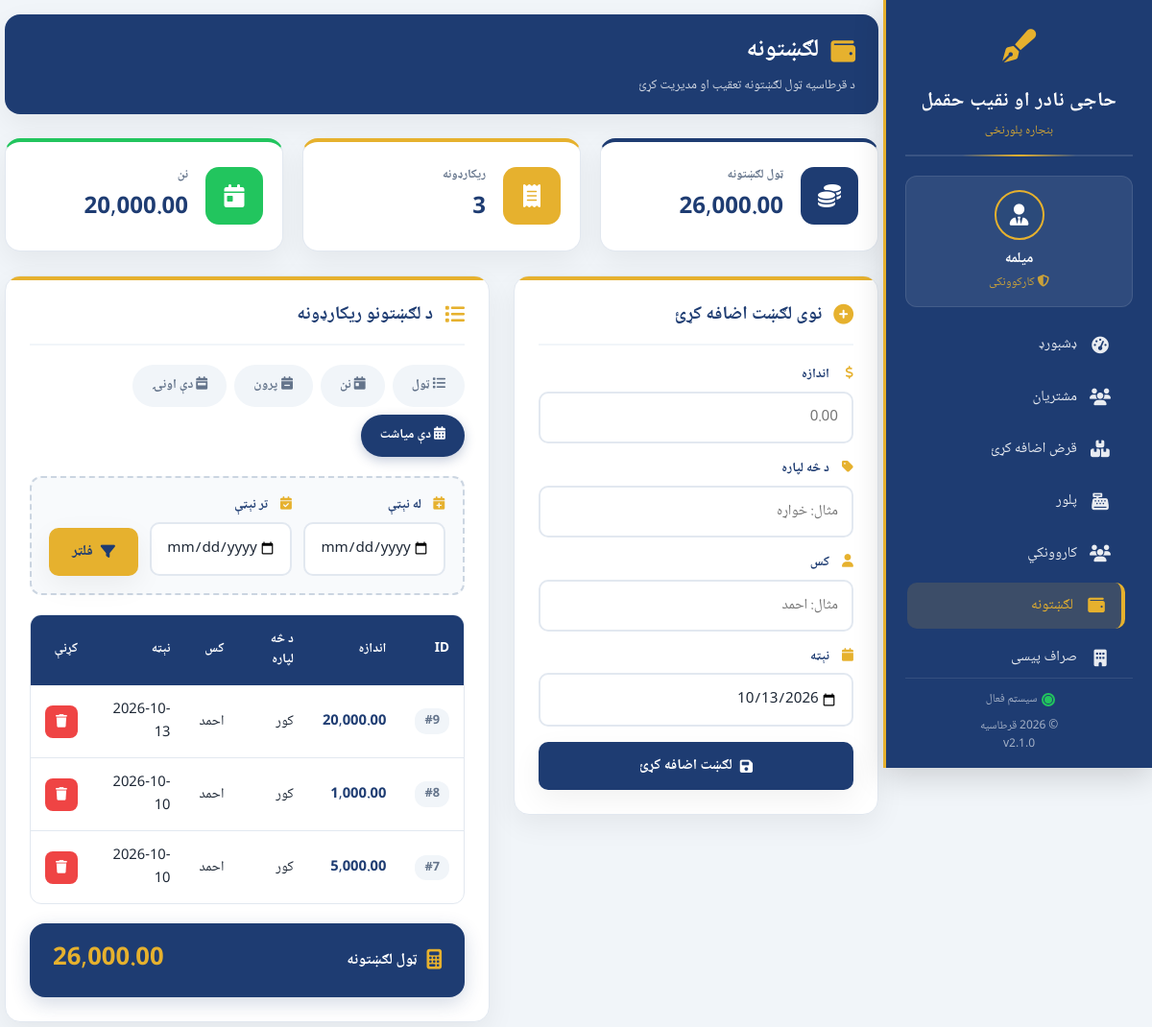
The page /expenses.php?filter=month on the database its author committed.
### tables this page shows
CREATE TABLE `expenses` (
  `id` int(11) NOT NULL AUTO_INCREMENT,
  `amount` decimal(10,2) NOT NULL,
  `used_for` varchar(255) NOT NULL,
  `person` varchar(100) NOT NULL,
  `expense_date` date NOT NULL,
  PRIMARY KEY (`id`)
);

### expenses.php (the view, shortened to what this page needs)
<?php
include "db.php";
$filter = $_GET['filter'] ?? 'all';
$where = "";
if ($filter == "today") {
    $where = "WHERE expense_date = CURDATE()";
} elseif ($filter == "yesterday") {
    $where = "WHERE expense_date = DATE_SUB(CURDATE(), INTERVAL 1 DAY)";
} elseif ($filter == "week") {
    $where = "WHERE YEARWEEK(expense_date, 1) = YEARWEEK(CURDATE(), 1)";
} elseif ($filter == "month") {
    $where = "WHERE YEAR(expense_date) = YEAR(CURDATE())
              AND MONTH(expense_date) = MONTH(CURDATE())";
} elseif ($filter == "custom") {
    $from_date = $_GET['from_date'] ?? '';
    $to_date = $_GET['to_date'] ?? '';
    if (!empty($from_date) && !empty($to_date)) {
        $where = "WHERE expense_date BETWEEN '$from_date' AND '$to_date'";
    }
}
$sql = "SELECT * FROM expenses
        $where
        ORDER BY id DESC";
$result = mysqli_query($conn, $sql);
$total_sql = "SELECT SUM(amount) AS total
              FROM expenses
              $where";
$total_result = mysqli_query($conn, $total_sql);
$total_data = mysqli_fetch_assoc($total_result);
$total = $total_data['total'] ?? 0;
$count_sql = "SELECT COUNT(*) AS cnt FROM expenses $where";
$count_result = mysqli_query($conn, $count_sql);
$count_data = mysqli_fetch_assoc($count_result);
$expense_count = $count_data['cnt'] ?? 0;
$today_sql = "SELECT SUM(amount) AS today_total FROM expenses WHERE expense_date = CURDATE()";
$today_result = mysqli_query($conn, $today_sql);
$today_data = mysqli_fetch_assoc($today_result);
$today_total = $today_data['today_total'] ?? 0;
$today_date = date('Y-m-d');
?>
<!DOCTYPE html>
<html lang="ps" dir="rtl">
<head>
    <link rel="stylesheet" href="https://cdnjs.cloudflare.com/ajax/libs/font-awesome/6.4.0/css/all.min.css">
</head>
<body>
<?php include 'sidebar.php'; ?>
<div class="main-content">
    <div class="page-header">
        <div>
            <h1><i class="fas fa-wallet"></i> لګښتونه</h1>
            <div class="subtitle">د قرطاسیه ټول لګښتونه تعقیب او مدیریت کړئ</div>
        </div>
    </div>
    <div class="stats-grid">
        <div class="stat-card">
            <div class="stat-icon total">
                <i class="fas fa-coins"></i>
            </div>
            <div class="stat-info">
                <h3>ټول لګښتونه</h3>
                <p><?php echo number_format($total, 2); ?></p>
            </div>
        </div>
        <div class="stat-card">
            <div class="stat-icon count">
                <i class="fas fa-receipt"></i>
            </div>
            <div class="stat-info">
                <h3>ریکارډونه</h3>
                <p><?php echo $expense_count; ?></p>
            </div>
        </div>
        <div class="stat-card">
            <div class="stat-icon today">
                <i class="fas fa-calendar-day"></i>
            </div>
            <div class="stat-info">
                <h3>نن</h3>
                <p><?php echo number_format($today_total, 2); ?></p>
            </div>
        </div>
    </div>
    <div class="content-grid">
        <div class="card">
            <div class="card-header">
                <i class="fas fa-plus-circle"></i>
                <h2>نوی لګښت اضافه کړئ</h2>
            </div>
            <form method="POST">
                <div class="form-group">
                    <label><i class="fas fa-dollar-sign"></i> اندازه</label>
                    <input type="number" name="amount" step="0.01" placeholder="0.00" required>
                </div>
                <div class="form-group">
                    <label><i class="fas fa-tag"></i> د څه لپاره</label>
                    <input type="text" name="used_for" placeholder="مثال: خواړه" required>
                </div>
                <div class="form-group">
                    <label><i class="fas fa-user"></i> کس</label>
                    <input type="text" name="person" placeholder="مثال: احمد" required>
                </div>
                <div class="form-group">
                    <label><i class="fas fa-calendar"></i> نېټه</label>
                    <input type="date" name="expense_date" value="<?php echo $today_date; ?>" required>
                </div>
                <button type="submit" name="add_expense" class="btn btn-primary">
                    <i class="fas fa-save"></i> لګښت اضافه کړئ
                </button>
            </form>
        </div>
        <div class="card">
            <div class="card-header">
                <i class="fas fa-list"></i>
                <h2>د لګښتونو ریکارډونه</h2>
            </div>
            <div class="filter-tabs">
                <a href="expenses.php?filter=all" class="<?php echo $filter == 'all' ? 'active' : ''; ?>">
                    <i class="fas fa-list"></i> ټول
                </a>
                <a href="expenses.php?filter=today" class="<?php echo $filter == 'today' ? 'active' : ''; ?>">
                    <i class="fas fa-calendar-day"></i> نن
                </a>
                <a href="expenses.php?filter=yesterday" class="<?php echo $filter == 'yesterday' ? 'active' : ''; ?>">
                    <i class="fas fa-calendar-minus"></i> پرون
                </a>
                <a href="expenses.php?filter=week" class="<?php echo $filter == 'week' ? 'active' : ''; ?>">
                    <i class="fas fa-calendar-week"></i> دې اونۍ
                </a>
                <a href="expenses.php?filter=month" class="<?php echo $filter == 'month' ? 'active' : ''; ?>">
                    <i class="fas fa-calendar-alt"></i> دې میاشت
                </a>
            </div>
            <div class="custom-filter">
                <form method="GET">
                    <div class="custom-row">
                        <div class="form-group">
                            <label><i class="fas fa-calendar-plus"></i> له نېټې</label>
                            <input type="date" name="from_date" required>
                        </div>
                        <div class="form-group">
                            <label><i class="fas fa-calendar-check"></i> تر نېټې</label>
                            <input type="date" name="to_date" required>
                        </div>
                        <button type="submit" class="btn btn-secondary">
                            <i class="fas fa-filter"></i> فلټر
                        </button>
                    </div>
                </form>
            </div>
            <div class="table-wrapper">
                <table>
                    <thead>
                        <tr>
                            <th>ID</th>
                            <th>اندازه</th>
                            <th>د څه لپاره</th>
                            <th>کس</th>
                            <th>نېټه</th>
                            <th>کړنې</th>
                        </tr>
                    </thead>
                    <tbody>
                        <?php if (mysqli_num_rows($result) > 0): ?>
                            <?php while ($row = mysqli_fetch_assoc($result)): ?>
                                <tr>
                                    <td><span class="id-badge">#<?php echo $row['id']; ?></span></td>
                                    <td class="amount-cell"><?php echo number_format($row['amount'], 2); ?></td>
                                    <td><?php echo htmlspecialchars($row['used_for']); ?></td>
                                    <td><?php echo htmlspecialchars($row['person']); ?></td>
                                    <td><?php echo htmlspecialchars($row['expense_date']); ?></td>
                                    <td>
                                        <a href="?delete_id=<?php echo $row['id']; ?>"
                                           class="btn-delete"
                                           title="ړنګول"
                                           onclick="return confirm('ایا تاسو ډاډه یاست چې دا لګښت ړنګ کړئ؟');">
                                            <i class="fas fa-trash"></i>
                                        </a>
                                    </td>
                                </tr>
                            <?php endwhile; ?>
                        <?php endif; ?>
                    </tbody>
                </table>
            </div>
            <div class="total-footer">
                <div class="total-label">
                    <i class="fas fa-calculator"></i>
                    ټول لګښتونه
                </div>
                <div class="total-value">
                    <?php echo number_format($total, 2); ?>
                </div>
            </div>
        </div>
    </div>
</div>
</body>
</html>

### sidebar.php (style rules this page uses)
:root { --sidebar-primary: #1e3c72; --sidebar-secondary: #2b4a7a; --sidebar-accent: #e6b12e; --sidebar-text: #ffffff; --sidebar-shadow: 0 10px 30px rgba(0, 0, 0, 0.15); --sidebar-transition: all 0.4s cubic-bezier(0.175, 0.885, 0.32, 1.275); }
* { font-family: 'Noto Naskh Arabic', 'Segoe UI', Tahoma, sans-serif; }
.main-content { transition: margin-right 0.5s cubic-bezier(0.175, 0.885, 0.32, 1.275); }
@media (min-width: 769px) { .main-content { margin-right: 280px; } }

### rows shown on the page
expenses: id "9", amount "20,000.00", used_for "کور", person "احمد", expense_date "2026-10-13"
expenses: id "8", amount "1,000.00", used_for "کور", person "احمد", expense_date "2026-10-10"
expenses: id "7", amount "5,000.00", used_for "کور", person "احمد", expense_date "2026-10-10"

### other values the page prints
$total "26,000.00"
$expense_count "3"
$today_total "20,000.00"
